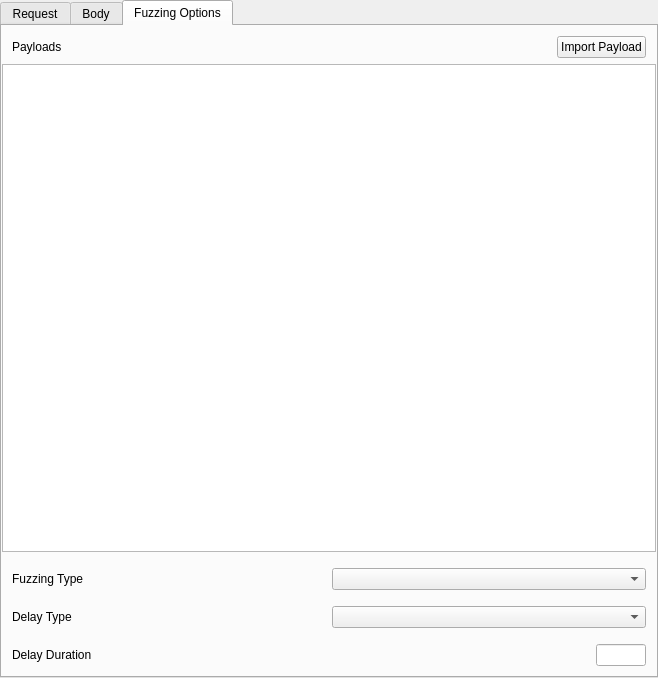
<?xml version="1.0" encoding="UTF-8"?>
<ui version="4.0">
 <class>FuzzView</class>
 <widget class="QWidget" name="FuzzView">
  <property name="geometry">
   <rect>
    <x>0</x>
    <y>0</y>
    <width>658</width>
    <height>678</height>
   </rect>
  </property>
  <property name="windowTitle">
   <string>Form</string>
  </property>
  <layout class="QVBoxLayout" name="verticalLayout">
   <property name="spacing">
    <number>0</number>
   </property>
   <property name="leftMargin">
    <number>0</number>
   </property>
   <property name="topMargin">
    <number>0</number>
   </property>
   <property name="rightMargin">
    <number>0</number>
   </property>
   <property name="bottomMargin">
    <number>0</number>
   </property>
   <item>
    <widget class="QStackedWidget" name="stackedWidget">
     <property name="currentIndex">
      <number>0</number>
     </property>
     <widget class="QTabWidget" name="requestTabs">
      <property name="sizePolicy">
       <sizepolicy hsizetype="Preferred" vsizetype="Expanding">
        <horstretch>0</horstretch>
        <verstretch>0</verstretch>
       </sizepolicy>
      </property>
      <property name="currentIndex">
       <number>2</number>
      </property>
      <property name="documentMode">
       <bool>false</bool>
      </property>
      <widget class="QWidget" name="requestHeadersTab">
       <attribute name="title">
        <string>Request</string>
       </attribute>
       <layout class="QVBoxLayout" name="verticalLayout_6_body">
        <property name="leftMargin">
         <number>0</number>
        </property>
        <property name="topMargin">
         <number>0</number>
        </property>
        <property name="rightMargin">
         <number>0</number>
        </property>
        <property name="bottomMargin">
         <number>0</number>
        </property>
        <item>
         <widget class="HeadersForm" name="requestHeaders" native="true"/>
        </item>
       </layout>
      </widget>
      <widget class="QWidget" name="requestBodyTab">
       <attribute name="title">
        <string>Body</string>
       </attribute>
       <layout class="QVBoxLayout" name="verticalLayout_7_body">
        <property name="leftMargin">
         <number>0</number>
        </property>
        <property name="topMargin">
         <number>0</number>
        </property>
        <property name="rightMargin">
         <number>0</number>
        </property>
        <property name="bottomMargin">
         <number>0</number>
        </property>
        <item>
         <widget class="CodeEditor" name="requestBody" native="true"/>
        </item>
       </layout>
      </widget>
      <widget class="QWidget" name="fuzzPayloadsTab">
       <attribute name="title">
        <string>Fuzzing Options</string>
       </attribute>
       <layout class="QVBoxLayout" name="verticalLayout_8_body">
        <property name="leftMargin">
         <number>0</number>
        </property>
        <property name="topMargin">
         <number>0</number>
        </property>
        <property name="rightMargin">
         <number>0</number>
        </property>
        <property name="bottomMargin">
         <number>10</number>
        </property>
        <item>
         <layout class="QHBoxLayout" name="horizontalLayout">
          <property name="leftMargin">
           <number>10</number>
          </property>
          <property name="topMargin">
           <number>10</number>
          </property>
          <property name="rightMargin">
           <number>10</number>
          </property>
          <item>
           <widget class="QLabel" name="label">
            <property name="text">
             <string>Payloads</string>
            </property>
           </widget>
          </item>
          <item>
           <spacer name="horizontalSpacer">
            <property name="orientation">
             <enum>Qt::Horizontal</enum>
            </property>
            <property name="sizeHint" stdset="0">
             <size>
              <width>40</width>
              <height>20</height>
             </size>
            </property>
           </spacer>
          </item>
          <item>
           <widget class="QPushButton" name="addPayloadButton">
            <property name="text">
             <string>Import Payload</string>
            </property>
           </widget>
          </item>
         </layout>
        </item>
        <item>
         <widget class="QTableView" name="payloadsTable"/>
        </item>
        <item>
         <layout class="QHBoxLayout" name="horizontalLayout_2">
          <property name="leftMargin">
           <number>10</number>
          </property>
          <property name="topMargin">
           <number>10</number>
          </property>
          <property name="rightMargin">
           <number>10</number>
          </property>
          <item>
           <widget class="QLabel" name="label_2">
            <property name="text">
             <string>Fuzzing Type</string>
            </property>
           </widget>
          </item>
          <item>
           <widget class="QComboBox" name="fuzzTypeDropdown"/>
          </item>
         </layout>
        </item>
        <item>
         <layout class="QHBoxLayout" name="horizontalLayout_3">
          <property name="leftMargin">
           <number>10</number>
          </property>
          <property name="topMargin">
           <number>10</number>
          </property>
          <property name="rightMargin">
           <number>10</number>
          </property>
          <item>
           <widget class="QLabel" name="label_3">
            <property name="text">
             <string>Delay Type</string>
            </property>
           </widget>
          </item>
          <item>
           <widget class="QComboBox" name="comboBox"/>
          </item>
         </layout>
        </item>
        <item>
         <layout class="QHBoxLayout" name="hlayout_4">
          <property name="leftMargin">
           <number>10</number>
          </property>
          <property name="topMargin">
           <number>10</number>
          </property>
          <property name="rightMargin">
           <number>10</number>
          </property>
          <item>
           <widget class="QLabel" name="label_4">
            <property name="text">
             <string>Delay Duration</string>
            </property>
           </widget>
          </item>
          <item>
           <widget class="QLineEdit" name="delayDuration">
            <property name="sizePolicy">
             <sizepolicy hsizetype="Preferred" vsizetype="Fixed">
              <horstretch>0</horstretch>
              <verstretch>0</verstretch>
             </sizepolicy>
            </property>
            <property name="maximumSize">
             <size>
              <width>50</width>
              <height>16777215</height>
             </size>
            </property>
           </widget>
          </item>
         </layout>
        </item>
       </layout>
      </widget>
     </widget>
     <widget class="Loader" name="loaderWidget"/>
    </widget>
   </item>
  </layout>
 </widget>
 <customwidgets>
  <customwidget>
   <class>CodeEditor</class>
   <extends>QWidget</extends>
   <header>widgets.shared.code_editor.h</header>
  </customwidget>
  <customwidget>
   <class>HeadersForm</class>
   <extends>QWidget</extends>
   <header>widgets.shared.headers_form.h</header>
  </customwidget>
  <customwidget>
   <class>Loader</class>
   <extends>QWidget</extends>
   <header>widgets.shared.loader.h</header>
   <container>1</container>
  </customwidget>
 </customwidgets>
 <resources/>
 <connections/>
</ui>
